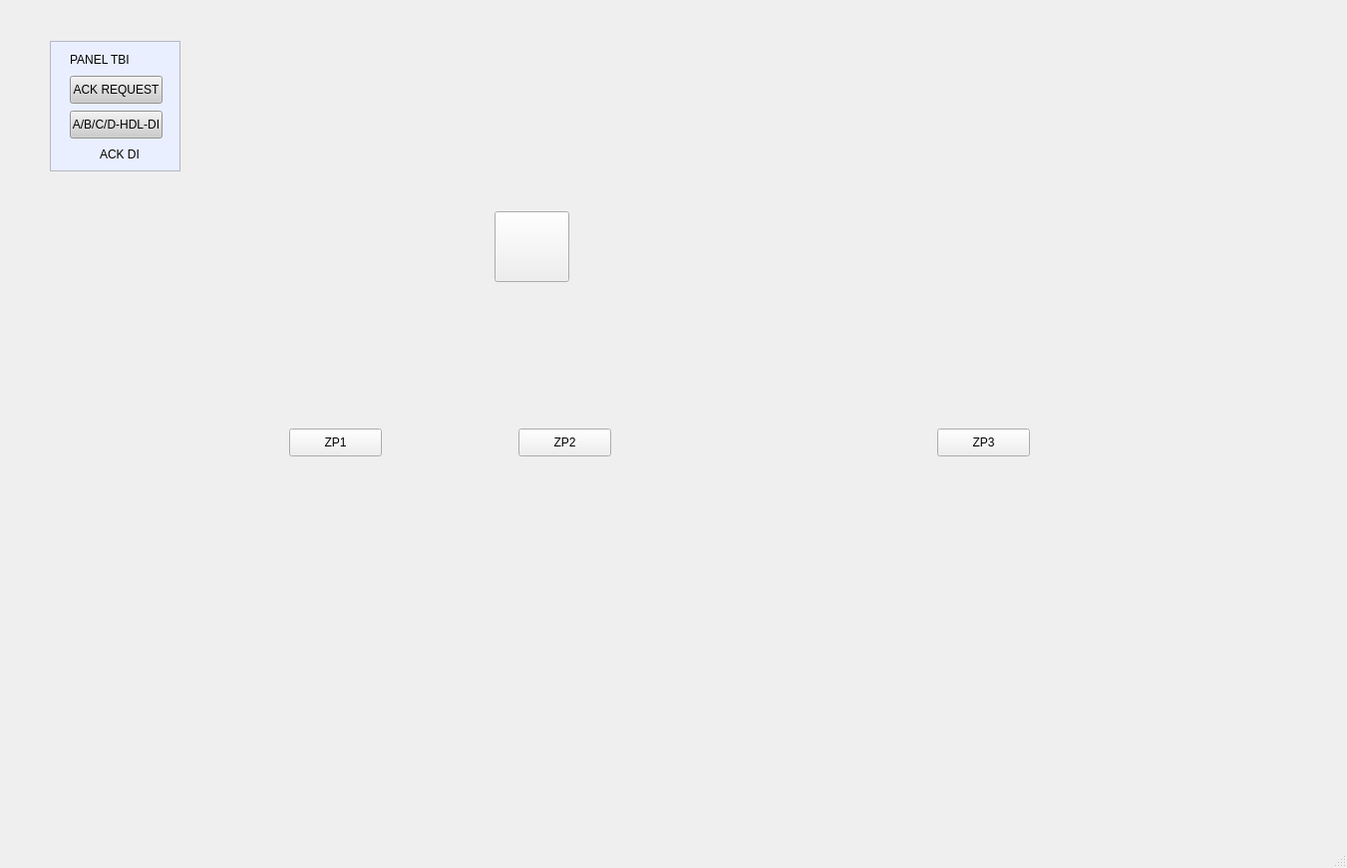
<?xml version="1.0" encoding="UTF-8"?>
<ui version="4.0">
 <class>MainWindow</class>
 <widget class="QMainWindow" name="MainWindow">
  <property name="geometry">
   <rect>
    <x>0</x>
    <y>0</y>
    <width>1351</width>
    <height>871</height>
   </rect>
  </property>
  <property name="windowTitle">
   <string>MainWindow</string>
  </property>
  <widget class="QWidget" name="centralwidget">
   <widget class="QLabel" name="CONSOLE">
    <property name="geometry">
     <rect>
      <x>0</x>
      <y>0</y>
      <width>1351</width>
      <height>831</height>
     </rect>
    </property>
    <property name="text">
     <string/>
    </property>
    <property name="pixmap">
     <pixmap>../ICON/Console.jpg</pixmap>
    </property>
    <property name="scaledContents">
     <bool>true</bool>
    </property>
   </widget>
   <widget class="QPushButton" name="ACKNOWLEDGE">
    <property name="geometry">
     <rect>
      <x>837</x>
      <y>686</y>
      <width>60</width>
      <height>60</height>
     </rect>
    </property>
    <property name="text">
     <string/>
    </property>
    <property name="flat">
     <bool>true</bool>
    </property>
   </widget>
   <widget class="QPushButton" name="BRAKE">
    <property name="geometry">
     <rect>
      <x>1021</x>
      <y>686</y>
      <width>60</width>
      <height>60</height>
     </rect>
    </property>
    <property name="text">
     <string/>
    </property>
    <property name="flat">
     <bool>true</bool>
    </property>
   </widget>
   <widget class="QPushButton" name="OPEN_BARIER">
    <property name="geometry">
     <rect>
      <x>1116</x>
      <y>686</y>
      <width>60</width>
      <height>60</height>
     </rect>
    </property>
    <property name="text">
     <string/>
    </property>
    <property name="flat">
     <bool>true</bool>
    </property>
   </widget>
   <widget class="QPushButton" name="CLOSE_BARRIER">
    <property name="geometry">
     <rect>
      <x>1211</x>
      <y>686</y>
      <width>60</width>
      <height>60</height>
     </rect>
    </property>
    <property name="text">
     <string/>
    </property>
    <property name="flat">
     <bool>true</bool>
    </property>
   </widget>
   <widget class="QLabel" name="BUZZER">
    <property name="geometry">
     <rect>
      <x>423</x>
      <y>633</y>
      <width>41</width>
      <height>41</height>
     </rect>
    </property>
    <property name="text">
     <string/>
    </property>
    <property name="pixmap">
     <pixmap>../ICON/led-off.png</pixmap>
    </property>
    <property name="scaledContents">
     <bool>true</bool>
    </property>
   </widget>
   <widget class="QLabel" name="COMMUNICATION">
    <property name="geometry">
     <rect>
      <x>844</x>
      <y>287</y>
      <width>21</width>
      <height>21</height>
     </rect>
    </property>
    <property name="text">
     <string/>
    </property>
    <property name="pixmap">
     <pixmap>../ICON/led-off.png</pixmap>
    </property>
    <property name="scaledContents">
     <bool>true</bool>
    </property>
   </widget>
   <widget class="QLabel" name="BARIER_DOWN">
    <property name="geometry">
     <rect>
      <x>844</x>
      <y>227</y>
      <width>21</width>
      <height>21</height>
     </rect>
    </property>
    <property name="text">
     <string/>
    </property>
    <property name="pixmap">
     <pixmap>../ICON/led-off.png</pixmap>
    </property>
    <property name="scaledContents">
     <bool>true</bool>
    </property>
   </widget>
   <widget class="QLabel" name="BARIER_UP">
    <property name="geometry">
     <rect>
      <x>844</x>
      <y>197</y>
      <width>21</width>
      <height>21</height>
     </rect>
    </property>
    <property name="text">
     <string/>
    </property>
    <property name="pixmap">
     <pixmap>../ICON/led-off.png</pixmap>
    </property>
    <property name="scaledContents">
     <bool>true</bool>
    </property>
   </widget>
   <widget class="QLabel" name="POWER">
    <property name="geometry">
     <rect>
      <x>1028</x>
      <y>197</y>
      <width>21</width>
      <height>21</height>
     </rect>
    </property>
    <property name="text">
     <string/>
    </property>
    <property name="pixmap">
     <pixmap>../ICON/led-off.png</pixmap>
    </property>
    <property name="scaledContents">
     <bool>true</bool>
    </property>
   </widget>
   <widget class="QLabel" name="DIRECTION_A">
    <property name="geometry">
     <rect>
      <x>196</x>
      <y>456</y>
      <width>63</width>
      <height>73</height>
     </rect>
    </property>
    <property name="text">
     <string/>
    </property>
    <property name="pixmap">
     <pixmap>../ICON/direction-a-off.png</pixmap>
    </property>
    <property name="scaledContents">
     <bool>true</bool>
    </property>
   </widget>
   <widget class="QLabel" name="DIRECTION_B">
    <property name="geometry">
     <rect>
      <x>1090</x>
      <y>456</y>
      <width>64</width>
      <height>73</height>
     </rect>
    </property>
    <property name="text">
     <string/>
    </property>
    <property name="pixmap">
     <pixmap>../ICON/direction-b-off.png</pixmap>
    </property>
    <property name="scaledContents">
     <bool>true</bool>
    </property>
   </widget>
   <widget class="QPushButton" name="BUZZER_STOP">
    <property name="geometry">
     <rect>
      <x>420</x>
      <y>690</y>
      <width>51</width>
      <height>51</height>
     </rect>
    </property>
    <property name="text">
     <string/>
    </property>
    <property name="flat">
     <bool>true</bool>
    </property>
   </widget>
   <widget class="QPushButton" name="ALARM">
    <property name="geometry">
     <rect>
      <x>496</x>
      <y>212</y>
      <width>75</width>
      <height>71</height>
     </rect>
    </property>
    <property name="text">
     <string/>
    </property>
    <property name="icon">
     <iconset>
      <normaloff>../ICON/toogle-on.png</normaloff>../ICON/toogle-on.png</iconset>
    </property>
    <property name="iconSize">
     <size>
      <width>70</width>
      <height>70</height>
     </size>
    </property>
   </widget>
   <widget class="QPushButton" name="AUTOMATIC">
    <property name="geometry">
     <rect>
      <x>82</x>
      <y>621</y>
      <width>101</width>
      <height>31</height>
     </rect>
    </property>
    <property name="text">
     <string/>
    </property>
    <property name="flat">
     <bool>true</bool>
    </property>
   </widget>
   <widget class="QPushButton" name="SEMI_AUTOMATIC">
    <property name="geometry">
     <rect>
      <x>192</x>
      <y>683</y>
      <width>101</width>
      <height>31</height>
     </rect>
    </property>
    <property name="text">
     <string/>
    </property>
    <property name="flat">
     <bool>true</bool>
    </property>
   </widget>
   <widget class="QPushButton" name="MANUAL">
    <property name="geometry">
     <rect>
      <x>82</x>
      <y>742</y>
      <width>101</width>
      <height>31</height>
     </rect>
    </property>
    <property name="text">
     <string/>
    </property>
    <property name="flat">
     <bool>true</bool>
    </property>
   </widget>
   <widget class="QLabel" name="SELECTOR_SWITCH">
    <property name="geometry">
     <rect>
      <x>92</x>
      <y>655</y>
      <width>85</width>
      <height>85</height>
     </rect>
    </property>
    <property name="text">
     <string/>
    </property>
    <property name="pixmap">
     <pixmap>../ICON/selector-switch-AUTOMATIC.png</pixmap>
    </property>
    <property name="scaledContents">
     <bool>true</bool>
    </property>
   </widget>
   <widget class="QPushButton" name="ZP1">
    <property name="geometry">
     <rect>
      <x>290</x>
      <y>430</y>
      <width>93</width>
      <height>28</height>
     </rect>
    </property>
    <property name="text">
     <string>ZP1</string>
    </property>
   </widget>
   <widget class="QPushButton" name="ZP2">
    <property name="geometry">
     <rect>
      <x>520</x>
      <y>430</y>
      <width>93</width>
      <height>28</height>
     </rect>
    </property>
    <property name="text">
     <string>ZP2</string>
    </property>
   </widget>
   <widget class="QPushButton" name="ZP3">
    <property name="geometry">
     <rect>
      <x>940</x>
      <y>430</y>
      <width>93</width>
      <height>28</height>
     </rect>
    </property>
    <property name="text">
     <string>ZP3</string>
    </property>
   </widget>
   <widget class="QFrame" name="frame">
    <property name="geometry">
     <rect>
      <x>50</x>
      <y>41</y>
      <width>131</width>
      <height>131</height>
     </rect>
    </property>
    <property name="styleSheet">
     <string notr="true">background-color: rgb(233, 239, 255);
border-color: rgb(197, 197, 197);</string>
    </property>
    <property name="frameShape">
     <enum>QFrame::StyledPanel</enum>
    </property>
    <property name="frameShadow">
     <enum>QFrame::Raised</enum>
    </property>
    <widget class="QPushButton" name="ACK_REQUEST">
     <property name="geometry">
      <rect>
       <x>20</x>
       <y>35</y>
       <width>93</width>
       <height>28</height>
      </rect>
     </property>
     <property name="styleSheet">
      <string notr="true">background-color: rgb(204, 204, 204);</string>
     </property>
     <property name="text">
      <string>ACK REQUEST</string>
     </property>
    </widget>
    <widget class="QPushButton" name="ABCD_HDL">
     <property name="geometry">
      <rect>
       <x>20</x>
       <y>70</y>
       <width>93</width>
       <height>28</height>
      </rect>
     </property>
     <property name="styleSheet">
      <string notr="true">background-color: rgb(204, 204, 204);</string>
     </property>
     <property name="text">
      <string>A/B/C/D-HDL-DI</string>
     </property>
    </widget>
    <widget class="QLabel" name="ACK_DI">
     <property name="geometry">
      <rect>
       <x>20</x>
       <y>104</y>
       <width>21</width>
       <height>21</height>
      </rect>
     </property>
     <property name="text">
      <string/>
     </property>
     <property name="pixmap">
      <pixmap>../ICON/led-off.png</pixmap>
     </property>
     <property name="scaledContents">
      <bool>true</bool>
     </property>
    </widget>
    <widget class="QLabel" name="label">
     <property name="geometry">
      <rect>
       <x>50</x>
       <y>107</y>
       <width>47</width>
       <height>13</height>
      </rect>
     </property>
     <property name="text">
      <string>ACK DI</string>
     </property>
    </widget>
    <widget class="QLabel" name="label_2">
     <property name="geometry">
      <rect>
       <x>20</x>
       <y>12</y>
       <width>61</width>
       <height>16</height>
      </rect>
     </property>
     <property name="text">
      <string>PANEL TBI</string>
     </property>
     <property name="alignment">
      <set>Qt::AlignLeading|Qt::AlignLeft|Qt::AlignTop</set>
     </property>
    </widget>
   </widget>
   <widget class="QLabel" name="JPL_KIRI">
    <property name="geometry">
     <rect>
      <x>630</x>
      <y>319</y>
      <width>181</width>
      <height>161</height>
     </rect>
    </property>
    <property name="text">
     <string/>
    </property>
    <property name="pixmap">
     <pixmap>../ICON/LEFT-JPL-0.png</pixmap>
    </property>
    <property name="scaledContents">
     <bool>true</bool>
    </property>
   </widget>
   <widget class="QLabel" name="JPL_KANAN">
    <property name="geometry">
     <rect>
      <x>540</x>
      <y>494</y>
      <width>181</width>
      <height>161</height>
     </rect>
    </property>
    <property name="text">
     <string/>
    </property>
    <property name="pixmap">
     <pixmap>../ICON/RIGHT-JPL-0.png</pixmap>
    </property>
    <property name="scaledContents">
     <bool>true</bool>
    </property>
   </widget>
   <widget class="QLabel" name="LEFT_JPL_R">
    <property name="geometry">
     <rect>
      <x>762</x>
      <y>405</y>
      <width>10</width>
      <height>10</height>
     </rect>
    </property>
    <property name="text">
     <string/>
    </property>
    <property name="pixmap">
     <pixmap>../ICON/led-off.png</pixmap>
    </property>
    <property name="scaledContents">
     <bool>true</bool>
    </property>
   </widget>
   <widget class="QLabel" name="LEFT_JPL_L">
    <property name="geometry">
     <rect>
      <x>741</x>
      <y>405</y>
      <width>10</width>
      <height>10</height>
     </rect>
    </property>
    <property name="text">
     <string/>
    </property>
    <property name="pixmap">
     <pixmap>../ICON/led-off.png</pixmap>
    </property>
    <property name="scaledContents">
     <bool>true</bool>
    </property>
   </widget>
   <widget class="QLabel" name="RIGHT_JPL_L">
    <property name="geometry">
     <rect>
      <x>579</x>
      <y>580</y>
      <width>10</width>
      <height>10</height>
     </rect>
    </property>
    <property name="text">
     <string/>
    </property>
    <property name="pixmap">
     <pixmap>../ICON/led-off.png</pixmap>
    </property>
    <property name="scaledContents">
     <bool>true</bool>
    </property>
   </widget>
   <widget class="QLabel" name="RIGHT_JPL_R">
    <property name="geometry">
     <rect>
      <x>601</x>
      <y>580</y>
      <width>10</width>
      <height>10</height>
     </rect>
    </property>
    <property name="text">
     <string/>
    </property>
    <property name="pixmap">
     <pixmap>../ICON/led-off.png</pixmap>
    </property>
    <property name="scaledContents">
     <bool>true</bool>
    </property>
   </widget>
  </widget>
  <widget class="QMenuBar" name="menubar">
   <property name="geometry">
    <rect>
     <x>0</x>
     <y>0</y>
     <width>1351</width>
     <height>26</height>
    </rect>
   </property>
  </widget>
  <widget class="QStatusBar" name="statusbar"/>
 </widget>
 <resources/>
 <connections/>
</ui>
